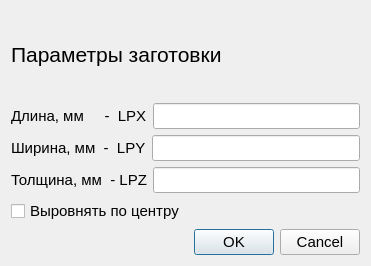
<?xml version="1.0" encoding="UTF-8"?>
<ui version="4.0">
 <class>PanelDialog</class>
 <widget class="QDialog" name="PanelDialog">
  <property name="geometry">
   <rect>
    <x>0</x>
    <y>0</y>
    <width>371</width>
    <height>266</height>
   </rect>
  </property>
  <property name="windowTitle">
   <string>Dialog</string>
  </property>
  <layout class="QGridLayout" name="gridLayout">
   <item row="0" column="0">
    <widget class="QLabel" name="label">
     <property name="font">
      <font>
       <pointsize>16</pointsize>
      </font>
     </property>
     <property name="text">
      <string>Параметры заготовки</string>
     </property>
    </widget>
   </item>
   <item row="1" column="0">
    <layout class="QVBoxLayout" name="verticalLayout">
     <item>
      <layout class="QHBoxLayout" name="horizontalLayout">
       <item>
        <widget class="QLabel" name="label_2">
         <property name="font">
          <font>
           <pointsize>11</pointsize>
          </font>
         </property>
         <property name="text">
          <string>Длина, мм     -  LPX</string>
         </property>
        </widget>
       </item>
       <item>
        <widget class="QLineEdit" name="xEdit">
         <property name="font">
          <font>
           <pointsize>11</pointsize>
          </font>
         </property>
         <property name="inputMethodHints">
          <set>Qt::ImhDigitsOnly</set>
         </property>
        </widget>
       </item>
      </layout>
     </item>
     <item>
      <layout class="QHBoxLayout" name="horizontalLayout_2">
       <item>
        <widget class="QLabel" name="label_3">
         <property name="font">
          <font>
           <pointsize>11</pointsize>
          </font>
         </property>
         <property name="text">
          <string>Ширина, мм  -  LPY</string>
         </property>
        </widget>
       </item>
       <item>
        <widget class="QLineEdit" name="yEdit">
         <property name="font">
          <font>
           <pointsize>11</pointsize>
          </font>
         </property>
        </widget>
       </item>
      </layout>
     </item>
     <item>
      <layout class="QHBoxLayout" name="horizontalLayout_3">
       <item>
        <widget class="QLabel" name="label_4">
         <property name="font">
          <font>
           <pointsize>11</pointsize>
          </font>
         </property>
         <property name="text">
          <string>Толщина, мм  - LPZ</string>
         </property>
        </widget>
       </item>
       <item>
        <widget class="QLineEdit" name="zEdit">
         <property name="font">
          <font>
           <pointsize>11</pointsize>
          </font>
         </property>
        </widget>
       </item>
      </layout>
     </item>
    </layout>
   </item>
   <item row="2" column="0">
    <widget class="QCheckBox" name="centeringCheckBox">
     <property name="font">
      <font>
       <pointsize>11</pointsize>
      </font>
     </property>
     <property name="text">
      <string>Выровнять по центру</string>
     </property>
    </widget>
   </item>
   <item row="3" column="0">
    <widget class="QDialogButtonBox" name="buttonBox">
     <property name="font">
      <font>
       <pointsize>11</pointsize>
      </font>
     </property>
     <property name="orientation">
      <enum>Qt::Horizontal</enum>
     </property>
     <property name="standardButtons">
      <set>QDialogButtonBox::Cancel|QDialogButtonBox::Ok</set>
     </property>
    </widget>
   </item>
  </layout>
 </widget>
 <resources/>
 <connections>
  <connection>
   <sender>buttonBox</sender>
   <signal>accepted()</signal>
   <receiver>PanelDialog</receiver>
   <slot>accept()</slot>
   <hints>
    <hint type="sourcelabel">
     <x>248</x>
     <y>254</y>
    </hint>
    <hint type="destinationlabel">
     <x>157</x>
     <y>274</y>
    </hint>
   </hints>
  </connection>
  <connection>
   <sender>buttonBox</sender>
   <signal>rejected()</signal>
   <receiver>PanelDialog</receiver>
   <slot>reject()</slot>
   <hints>
    <hint type="sourcelabel">
     <x>316</x>
     <y>260</y>
    </hint>
    <hint type="destinationlabel">
     <x>286</x>
     <y>274</y>
    </hint>
   </hints>
  </connection>
 </connections>
</ui>
